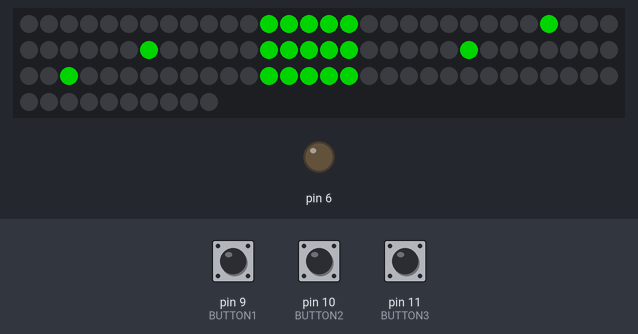
Recording of a sketch running on a simulated Arduino Uno, built with avr-gcc and run on an emulated ATmega328P. Shown: 100 RGB LEDs in strip order, left to right, continuing on the next row, output pins drawn as LEDs (lit = HIGH). Inputs (shaded band) come from the test bench; at power-on: pin 9 (BUTTON1) LOW, pin 10 (BUTTON2) LOW, pin 11 (BUTTON3) LOW. Dim RGB values are drawn brighter than linear; random numbers use the default seed unless the sketch sets one.

Above: at 1.3 s.
At 5.0 s:
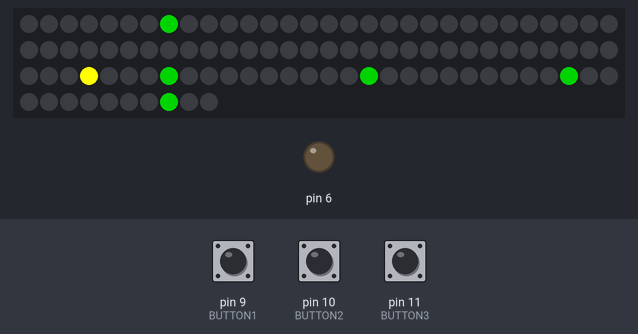
5.1 s: pin 9 (BUTTON1) pulled HIGH for 0.15 s
10.1 s: pin 10 (BUTTON2) pulled HIGH for 3.2 s
14.8 s: pin 11 (BUTTON3) pulled HIGH for 3.2 s
19.6 s: pin 11 (BUTTON3) pulled HIGH for 0.15 s
At 20.11 s:
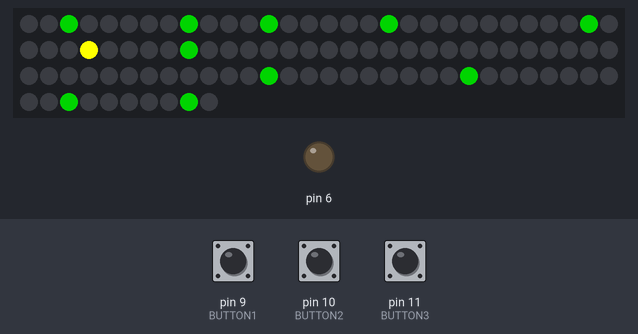
21.4 s: pin 9 (BUTTON1) pulled HIGH for 3.2 s
At 28.55 s:
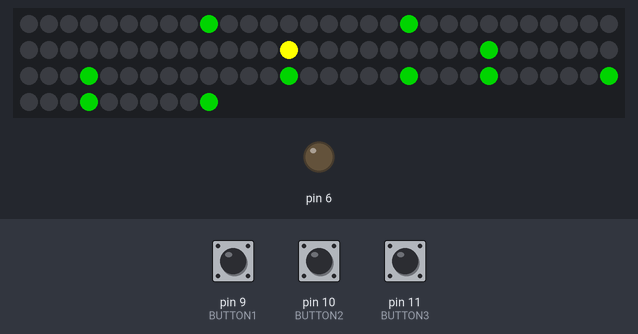

The sketch:

FluppyBird_arduino.ino
```cpp
#include <FastLED.h>

// 定義LED燈带的数據腳位、LED数量和顏色類型
#define DATA_PIN 3
#define BUTTON1 9
#define BUTTON2 10
#define BUTTON3 11
#define BUTTON4 12
#define LED_COUNT 100
#define LED_TYPE WS2812B
#define micPin A0  // 小麥克風連接到模擬輸入A0引腳

// 定義FastLED對象
CRGB leds[LED_COUNT];

void setup(){
  // 初始化FastLED庫
  FastLED.addLeds<LED_TYPE, DATA_PIN, GRB>(leds, LED_COUNT);
  Serial.begin(9600);  // 初始化串口通信
  pinMode(6, OUTPUT);
  pinMode(BUTTON1, INPUT);
  pinMode(BUTTON2, INPUT);
  pinMode(BUTTON3, INPUT);
  pinMode(BUTTON4, INPUT);
}

void loop() {
  int Screen[10][10] = {0},button1 = 0, button2 = 0, button3 = 0, button4 = 0;   //紀錄 10*10 LED矩陣亮暗

  int Three[10][10] =
  {{0,0,0,0,0,0,0,0,0,0}
  ,{0,0,1,1,1,1,1,0,0,0}
  ,{0,0,0,0,0,0,1,0,0,0}
  ,{0,0,0,0,0,0,1,0,0,0}
  ,{0,0,1,1,1,1,1,0,0,0}
  ,{0,0,0,0,0,0,1,0,0,0}
  ,{0,0,0,0,0,0,1,0,0,0}
  ,{0,0,1,1,1,1,1,0,0,0}
  ,{0,0,0,0,0,0,0,0,0,0}
  ,{0,0,0,0,0,0,0,0,0,0}
  };


  int Two[10][10] =
  {{0,0,0,0,0,0,0,0,0,0}
  ,{0,0,1,1,1,1,1,0,0,0}
  ,{0,0,0,0,0,0,1,0,0,0}
  ,{0,0,0,0,0,0,1,0,0,0}
  ,{0,0,1,1,1,1,1,0,0,0}
  ,{0,0,1,0,0,0,0,0,0,0}
  ,{0,0,1,0,0,0,0,0,0,0}
  ,{0,0,1,1,1,1,1,0,0,0}
  ,{0,0,0,0,0,0,0,0,0,0}
  ,{0,0,0,0,0,0,0,0,0,0}
  };


  int One[10][10] =
  {{0,0,0,0,0,0,0,0,0,0}
  ,{0,0,0,1,1,0,0,0,0,0}
  ,{0,0,0,0,1,0,0,0,0,0}
  ,{0,0,0,0,1,0,0,0,0,0}
  ,{0,0,0,0,1,0,0,0,0,0}
  ,{0,0,0,0,1,0,0,0,0,0}
  ,{0,0,0,0,1,0,0,0,0,0}
  ,{0,0,0,0,1,0,0,0,0,0}
  ,{0,0,0,0,0,0,0,0,0,0}
  ,{0,0,0,0,0,0,0,0,0,0}
  };


  int Zero[10][10] =
  {{0,0,0,0,0,0,0,0,0,0}
  ,{0,0,1,1,1,1,1,0,0,0}
  ,{0,0,1,0,0,0,1,0,0,0}
  ,{0,0,1,0,0,0,1,0,0,0}
  ,{0,0,1,0,0,0,1,0,0,0}
  ,{0,0,1,0,0,0,1,0,0,0}
  ,{0,0,1,0,0,0,1,0,0,0}
  ,{0,0,1,1,1,1,1,0,0,0}
  ,{0,0,0,0,0,0,0,0,0,0}
  ,{0,0,0,0,0,0,0,0,0,0}
  };

  double x = -1, y = 5, v = 0, t = -1, cd = 0; // 紀錄flapppy bird高度, 下落速度, 時間

  int i, j;
  for(i=0; i<10; i++) for(j=0; j<10; j++) Screen[i][j] = 1;


  printled(Screen);
  if(digitalRead(BUTTON1)) button1 = 0;
  if(digitalRead(BUTTON2)) button2 = 0;
  if(digitalRead(BUTTON3)) button3 = 0;

  if(!digitalRead(BUTTON1)) button1++;
  if(!digitalRead(BUTTON2)) button2++;
  if(!digitalRead(BUTTON3)) button3++;
  if(button1==1 || button2==1 || button3==1 || button4==1){
    delay(200);
    printled(Three);
    delay(1000);
    printled(Two);
    delay(1000);
    printled(One);
    delay(1000);
    printled(Zero);
    delay(1000);
    for(i=0; i<10; i++) for(j=0; j<10; j++) Screen[i][j] = 0;

    while(1){
      if(digitalRead(BUTTON1)) button1 = 0;
      if(digitalRead(BUTTON2)) button2 = 0;
      if(digitalRead(BUTTON3)) button3 = 0;

      if(!digitalRead(BUTTON1)) button1++;
      if(!digitalRead(BUTTON2)) button2++;
      if(!digitalRead(BUTTON3)) button3++;

      delay(50);    // 畫面每50ms更新一次
      t += 1;

      printled(Screen);


      if(Screen[(int)y][3]==1 || y<0 || y>=10){    // 判斷是否出界
        delay(1000);
        break;
      }

      Screen[(int)y][3] = 0;
      y += v;
      v += 0.02;
      Screen[(int)y][3] = 2;

      if(Screen[(int)y][3]==1 || y<0 || y>=10){    // 判斷是否出界
        delay(1000);
        break;
      }

      //點擊按鍵
      if(button1==1 || button2==1 || button3==1 || button4==1){
        v = -0.3;
      }

      //每250ms
      if(((int)t)%5 == 0){
        int i, j, temp[10][10] = {0};

        //牆往右移動
        for(i=0; i<10; i++) for(j=0; j<9; j++) Screen[i][j] = (Screen[i][j+1] == 1)?1:0;

        for(i=0; i<10; i++) Screen[i][9] = 0;

        //每20000ms在最右側生成新的牆
        if(((int)t)%30 == 0){
          int i, j, hole_y = random()%6+2;
          for(i=0; i<10; i++) Screen[i][9] = (abs(i-hole_y)>2)?1:0;
        }
      }
      printled(Screen);
      if(Screen[(int)y][3]==1 || y<0 || y>=10){    // 判斷是否出界
        delay(1000);
        break;
      }
    }

  }
}


void printled(int Screen[10][10]) //螢幕顯示(arduino要改成控制LED)
{
  int i, j;
  for(i=0; i<10; i++){
    for(j=0; j<10; j++){
      switch(Screen[i][j]){
        case 0:
          leds[10*i+j] = 0;
          break;
        case 1:
          leds[10*i+j] = CRGB::Green;
          break;
        case 2:
          leds[10*i+j] = CRGB::Yellow;
          break;
        case 3:
          break;
        case 4:
          break;
        case 5:
          break;
        case 6:
          break;
        case 7:
          break;
        case 8:
          break;
      }
    }
  }
  FastLED.show();
}
```

Measured:
- what the display in image 0 shows lasts 1.0 s, from 1.2 s to 2.2 s
